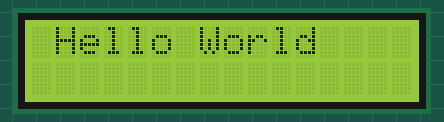
The sketch below on a simulated Arduino Uno, built with avr-gcc and run on an emulated ATmega328P. On the bench: 16×2 character LCD.

Above: at 0.18 s.
At 1.18 s:
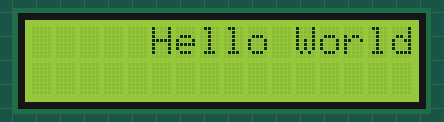
At 2.19 s:
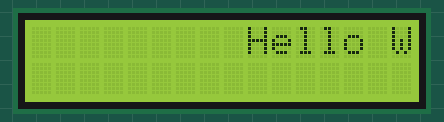
At 4.44 s:
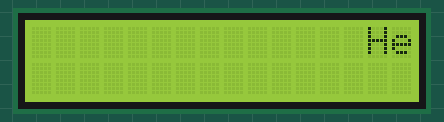
At 6.44 s:
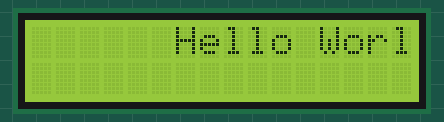
At 8.69 s:
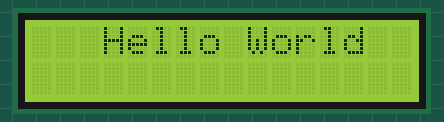

The sketch:

scroll.ino
```cpp
#include <LiquidCrystal.h>

const int RS = 12;
const int EN = 11;
const int D5 = 5;
const int D4 = 4;
const int D3 = 3;
const int D2 = 2;

int count =0;
LiquidCrystal lcd(RS, EN, D5, D4, D3, D2);

void setup() {
  lcd.begin(16,2);
  lcd.print("Hello World");
  }

void loop() {
    for(int i=0; i<16; i++){
    lcd.scrollDisplayRight();
    delay(250);
  }
  for(int i=16; i>0; i--){
    lcd.scrollDisplayLeft();
    delay(250);
  }
}
```

Measured:
- by itself, everything shown: repeats every 8.0 s, in 32 steps
